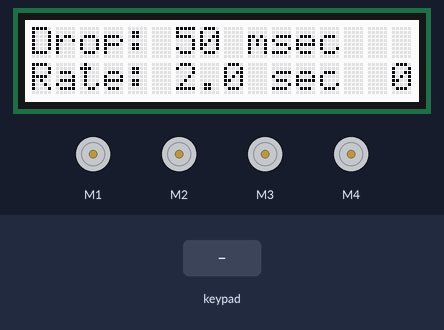
A sketch run on a simulated Arduino Uno, built with avr-gcc and run on an emulated ATmega328P. Parts: 16×2 character LCD, 4 × DC motor (green arrow = forward, orange = backward, longer = faster). Inputs (shaded band) come from the test bench.

Above: at 1.7 s.
1.8 s: key 'S' pressed
At 2.3 s:
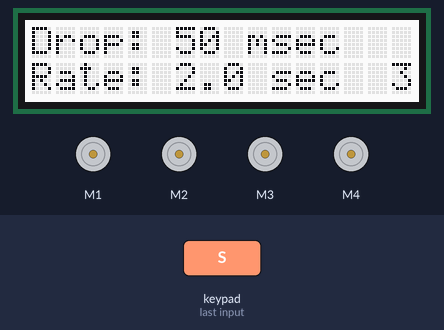
4.8 s: key 'S' pressed
At 6.6 s:
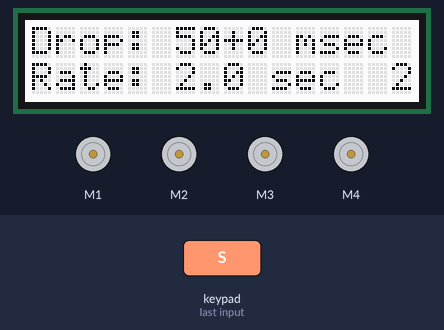
Timing chart, 0 to 13.8 s (numbered marks = the images above; inputs shaded):
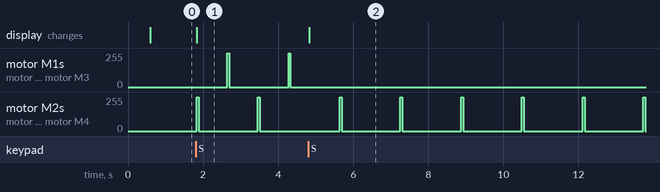

Measured:
- after the input at 1.8 s, motor M1, motor M3: alternates forward 255/255 for 0.05 s and stopped for 1.6 s, starting after 0.85 s; motor M2, motor M4: alternates forward 255/255 for 0.05 s and stopped for 1.6 s, starting at once; the display: changes at once (image 1)
- after the input at 4.8 s, motor M1, motor M3: stops changing and stays stopped; the display: changes at once (image 2)

The sketch:

MotorShieldSolenoid.ino
```cpp
#include <Wire.h>
#include <Adafruit_MCP23017.h>
#include <Adafruit_RGBLCDShield.h>
#include <Adafruit_MotorShield.h>
#include "utility/Adafruit_PWMServoDriver.h"
#include <Servo.h>

// The shield uses the I2C SCL and SDA pins. On classic Arduinos
// this is Analog 4 and 5 so you can't use those for analogRead() anymore
// However, you can connect other I2C sensors to the I2C bus and share
// the I2C bus.
Adafruit_RGBLCDShield lcd = Adafruit_RGBLCDShield();

// These #defines make it easy to set the backlight color
#define RED 0x1
#define YELLOW 0x3
#define GREEN 0x2
#define TEAL 0x6
#define BLUE 0x4
#define VIOLET 0x5
#define WHITE 0x7

// Create the motor shield object with the default I2C address
Adafruit_MotorShield AFMS = Adafruit_MotorShield();

// Connect a stepper motor with 200 steps per revolution (1.8 degree)
// to motor port #2 (M3 and M4)
Adafruit_StepperMotor *myStepper = AFMS.getStepper(200, 2);
// And connect DC motors to ports
Adafruit_DCMotor *myMotor1 = AFMS.getMotor(1);
Adafruit_DCMotor *myMotor2 = AFMS.getMotor(2);
Adafruit_DCMotor *myMotor3 = AFMS.getMotor(3);
Adafruit_DCMotor *myMotor4 = AFMS.getMotor(4);

int t_drop = 50;
int t_calib_1 = 0, t_calib_2 = 0;
int t_delay = 1000;
int t_enable = 0;

void runmotor(int motor) {
  if(motor == 1) {
    myMotor1->run(FORWARD);
    myMotor3->run(FORWARD);
  } else {
    myMotor2->run(FORWARD);
    myMotor4->run(FORWARD);
  }
}

void stopmotor(int motor) {
  if(motor == 1) {
    myMotor1->run(RELEASE);
    myMotor3->run(RELEASE);
  } else {
    myMotor2->run(RELEASE);
    myMotor4->run(RELEASE);
  }
}

void update() {
  lcd.clear();
  lcd.setCursor(0, 0);
  lcd.print("Drop: ");
  lcd.print(t_drop);
  if(t_enable == 1) {
    lcd.print("+");
    lcd.print(t_calib_1);
  } else if(t_enable == 2) {
    lcd.print("+");
    lcd.print(t_calib_2);
  }
  lcd.print(" msec");
  lcd.setCursor(0, 1);
  lcd.print("Rate: ");
  lcd.print(t_delay/500);
  lcd.print(".");
  lcd.print((t_delay/50)%10);
  lcd.print(" sec  ");
  lcd.print(t_enable);
}

void setup() {
  int i, test = 1;
  uint8_t button, button_last = 0;

  Serial.begin(9600);           // set up Serial library at 9600 bps

  // set up the LCD's number of columns and rows:
  lcd.begin(16, 2);
  lcd.setBacklight(WHITE);

  AFMS.begin();  // create with the default frequency 1.6KHz

  // turn on motor M1
  myMotor1->setSpeed(255);
  myMotor1->run(RELEASE);
  myMotor2->setSpeed(255);
  myMotor2->run(RELEASE);
  myMotor3->setSpeed(255);
  myMotor3->run(RELEASE);
  myMotor4->setSpeed(255);
  myMotor4->run(RELEASE);

  // wait for MAX chip to stabilize
  delay(500);

  if(lcd.readButtons() == BUTTON_SELECT) {
    lcd.clear();
    lcd.setCursor(0, 0);
    lcd.print("Calibration");
    delay(2000);

    while(1) {
      while(1) {
        lcd.setCursor(0, 1);
        lcd.print("1=");
        lcd.print(t_calib_1);
        if(test == 1) lcd.print("*   ");
        else          lcd.print("    ");
        lcd.setCursor(8, 1);
        lcd.print("2=");
        lcd.print(t_calib_2);
        if(test == 2) lcd.print("*   ");
        else          lcd.print("    ");

        button = lcd.readButtons();
        if(button != button_last) {
          if(button == BUTTON_RIGHT) {
            if(test == 1) test = 2;
            else          test = 1;
          }
          if(button == BUTTON_LEFT) {
            for(i = 0; i < 100; i++) {
               runmotor(test);
               delay(50 + ((test == 1) ? t_calib_1 : t_calib_2));
               stopmotor(test);
               delay(150);
            }
          }
          if(button == BUTTON_UP) {
            if(test == 1) t_calib_1++;
            else          t_calib_2++;
          }
          if(button == BUTTON_DOWN)
            if(test == 1) t_calib_1--;
            else          t_calib_2--;
          if(button == BUTTON_SELECT)
            goto done;
        }
        button_last = button;
        delay(100);
      }
    }
  }

done:
  update();
}

int timer = 0, motor = 0;
void loop() {
  uint8_t buttons = lcd.readButtons();
  static uint8_t buttons_last;

  if(buttons && (buttons != buttons_last)) {
    if(buttons & BUTTON_UP) {
      if((t_enable == 3) || (t_enable == 0))
        t_drop += 10;
      else if(t_enable == 1)
        t_calib_1++;
      else if(t_enable == 2)
        t_calib_2++;
    }
    if(buttons & BUTTON_DOWN) {
      if((t_enable == 3) || (t_enable == 0))
        t_drop -= 10;
      else if(t_enable == 1)
        t_calib_1--;
      else if(t_enable == 2)
        t_calib_2--;
    }
    if(buttons & BUTTON_RIGHT) {
      t_delay += 100;
    }
    if(buttons & BUTTON_LEFT) {
      t_delay -= 100;
    }
    if(buttons & BUTTON_SELECT) {
      if(!t_enable) t_enable = 3;
      else          t_enable--;
      stopmotor(1);
      stopmotor(2);
    }
    update();
    timer = 0;
  }
  buttons_last = buttons;

  if(timer == 0) {
    if(!motor && (t_enable & 1)) {
      runmotor(1);
      delay(t_drop + t_calib_1);
      stopmotor(1);
      timer += t_drop + t_calib_1;
    } else if(motor && (t_enable & 2)) {
      runmotor(2);
      delay(t_drop + t_calib_2);
      stopmotor(2);
      timer += t_drop + t_calib_1;
    }
  }

  delay(8);
  timer += 10;

  if(timer >= t_delay) {
    timer = 0;
    motor++;
    motor &= 1;
  }
}
```
